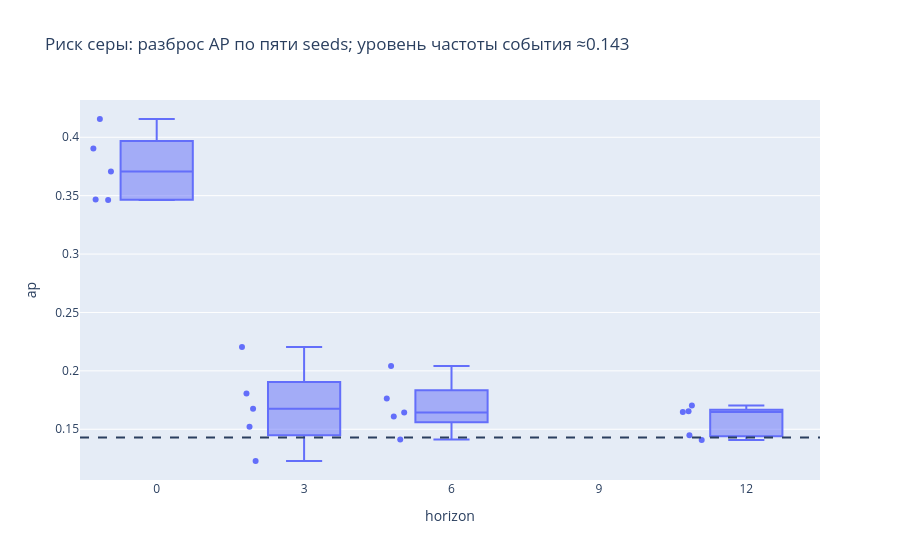

Source (notebook cell):
### Markdown cell above
Интервалы для разности MAE рассчитаны парным bootstrap календарных месяцев (2000 повторов). Это исследовательская оценка на 8 месячных блоках, включая неполный август; она не устраняет смещение выбора или зависимость между месяцами. Отрицательная разность означает меньшую ошибку модели.

### Code cell
risk=primary[primary.objective=='risk']
display(risk[['horizon','n','ap','prevalence','recall','precision','fpr','tp','fp','fn','tn']])
allrisk=m[(m.year==2026)&(m.objective=='risk')]
fig=px.box(allrisk,x='horizon',y='ap',points='all',title='Риск серы: разброс AP по пяти seeds; уровень частоты события ≈0.143')
fig.add_hline(y=35/245,line_dash='dash')
show(fig,'risk_seed_ap')
display(rb[rb.year==2026])

### Figure 1 — Plotly figure (JSON) as saved in the notebook; plotly's stock layout.template omitted (floating-point values rounded to 4 significant figures)
{"data": [{"alignmentgroup": "True", "boxpoints": "all", "hovertemplate": "horizon=%{x}<br>ap=%{y}<extra></extra>", "legendgroup": "", "marker": {"color": "#636efa"}, "name": "", "notched": false, "offsetgroup": "", "orientation": "v", "showlegend": false, "type": "box", "x": [3, 6, 0, 12, 3, 3, 3, 3, 6, 6, 6, 6, 0, 0, 0, 0, 12, 12, 12, 12], "x0": " ", "xaxis": "x", "y": [0.2205, 0.2042, 0.4156, 0.1449, 0.1676, 0.1228, 0.1806, 0.1522, 0.1609, 0.1644, 0.1412, 0.1764, 0.3467, 0.3463, 0.3905, 0.3707, 0.1654, 0.1408, 0.1647, 0.1704], "y0": " ", "yaxis": "y"}], "layout": {"boxmode": "group", "legend": {"tracegroupgap": 0}, "shapes": [{"line": {"dash": "dash"}, "type": "line", "x0": 0, "x1": 1, "xref": "x domain", "y0": 0.1429, "y1": 0.1429, "yref": "y"}], "title": {"text": "Риск серы: разброс AP по пяти seeds; уровень частоты события ≈0.143"}, "xaxis": {"anchor": "y", "domain": [0.0, 1.0], "title": {"text": "horizon"}}, "yaxis": {"anchor": "x", "domain": [0.0, 1.0], "title": {"text": "ap"}}}}
